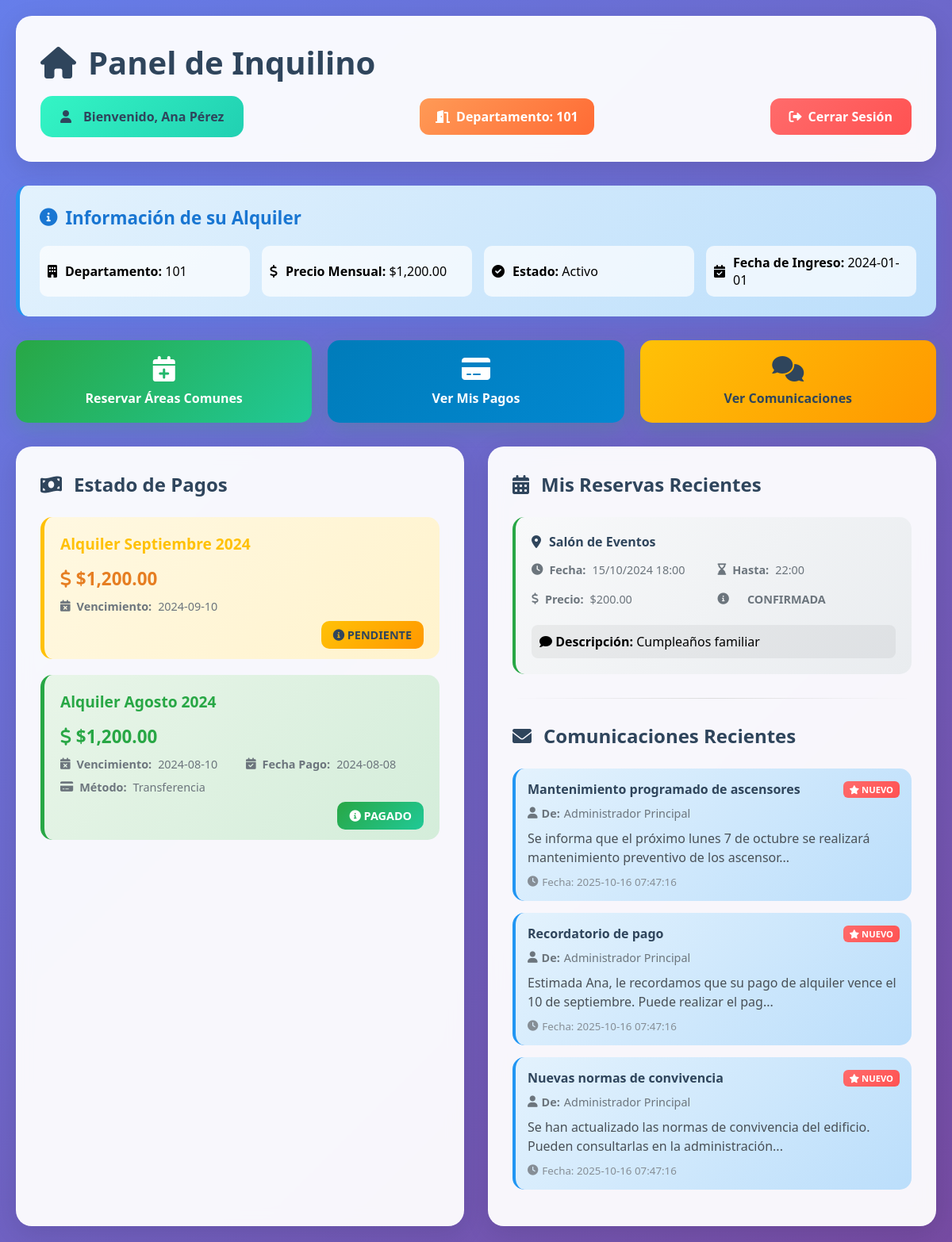
Page /views/inquilino/dashboard.php (signed in) on the committed database.
### tables this page shows
CREATE TABLE `inquilinos` (
  `id` bigint(20) UNSIGNED NOT NULL,
  `user_id` bigint(20) UNSIGNED NOT NULL,
  `dni` varchar(20) NOT NULL,
  `telefono` varchar(20) DEFAULT NULL,
  `direccion` text DEFAULT NULL,
  `fecha_ingreso` date DEFAULT NULL,
  `estado` enum('activo','inactivo') NOT NULL DEFAULT 'activo',
  `created_at` timestamp NULL DEFAULT NULL,
  `updated_at` timestamp NULL DEFAULT NULL
);

CREATE TABLE `alquileres` (
  `id` bigint(20) UNSIGNED NOT NULL,
  `inquilino_id` bigint(20) UNSIGNED NOT NULL,
  `numero_departamento` varchar(10) NOT NULL,
  `precio_mensual` decimal(10,2) NOT NULL,
  `fecha_inicio` date NOT NULL,
  `fecha_fin` date DEFAULT NULL,
  `deposito` decimal(10,2) DEFAULT NULL,
  `estado` enum('activo','finalizado','suspendido') NOT NULL DEFAULT 'activo',
  `observaciones` text DEFAULT NULL,
  `created_at` timestamp NULL DEFAULT NULL,
  `updated_at` timestamp NULL DEFAULT NULL
);

CREATE TABLE `pagos` (
  `id` bigint(20) UNSIGNED NOT NULL,
  `alquiler_id` bigint(20) UNSIGNED NOT NULL,
  `monto` decimal(10,2) NOT NULL,
  `fecha_vencimiento` date NOT NULL,
  `fecha_pago` date DEFAULT NULL,
  `metodo_pago` varchar(50) DEFAULT NULL,
  `estado` enum('pendiente','pagado','vencido') NOT NULL DEFAULT 'pendiente',
  `descripcion` text DEFAULT NULL,
  `recargo` decimal(8,2) DEFAULT 0.00,
  `created_at` timestamp NULL DEFAULT NULL,
  `updated_at` timestamp NULL DEFAULT NULL
);

CREATE TABLE `reservas` (
  `id` bigint(20) UNSIGNED NOT NULL,
  `inquilino_id` bigint(20) UNSIGNED NOT NULL,
  `area_comun_id` bigint(20) UNSIGNED NOT NULL,
  `fecha_inicio` datetime NOT NULL,
  `fecha_fin` datetime NOT NULL,
  `estado` enum('pendiente','confirmada','cancelada') NOT NULL DEFAULT 'pendiente',
  `descripcion` text DEFAULT NULL,
  `precio_total` decimal(8,2) DEFAULT NULL,
  `created_at` timestamp NULL DEFAULT NULL,
  `updated_at` timestamp NULL DEFAULT NULL
);

CREATE TABLE `areas_comunes` (
  `id` bigint(20) UNSIGNED NOT NULL,
  `nombre` varchar(100) NOT NULL,
  `descripcion` text DEFAULT NULL,
  `capacidad` int(11) DEFAULT NULL,
  `precio_hora` decimal(8,2) DEFAULT NULL,
  `estado` enum('disponible','mantenimiento','fuera_de_servicio') NOT NULL DEFAULT 'disponible',
  `horario_apertura` time DEFAULT NULL,
  `horario_cierre` time DEFAULT NULL,
  `created_at` timestamp NULL DEFAULT NULL,
  `updated_at` timestamp NULL DEFAULT NULL
);

CREATE TABLE `comunicacion` (
  `id` bigint(20) UNSIGNED NOT NULL,
  `remitente_id` bigint(20) UNSIGNED NOT NULL,
  `destinatario_id` bigint(20) UNSIGNED DEFAULT NULL,
  `asunto` varchar(200) NOT NULL,
  `mensaje` text NOT NULL,
  `tipo` enum('aviso_general','mensaje_personal','notificacion') NOT NULL DEFAULT 'mensaje_personal',
  `prioridad` enum('baja','media','alta') NOT NULL DEFAULT 'media',
  `leido` tinyint(1) NOT NULL DEFAULT 0,
  `created_at` timestamp NULL DEFAULT NULL,
  `updated_at` timestamp NULL DEFAULT NULL
);

CREATE TABLE `users` (
  `id` bigint(20) UNSIGNED NOT NULL,
  `name` varchar(255) NOT NULL,
  `email` varchar(255) NOT NULL,
  `email_verified_at` timestamp NULL DEFAULT NULL,
  `password` varchar(255) NOT NULL,
  `role` enum('admin','empleado','inquilino') NOT NULL DEFAULT 'inquilino',
  `remember_token` varchar(100) DEFAULT NULL,
  `created_at` timestamp NULL DEFAULT NULL,
  `updated_at` timestamp NULL DEFAULT NULL
);

### views/inquilino/dashboard.php (the view, shortened to what this page needs)
<?php
$database = new Database();
$db = $database->getConnection();
try {
    $query = "SELECT i.*, u.name, u.email, a.numero_departamento, a.precio_mensual, a.estado as estado_alquiler
              FROM inquilinos i
              JOIN users u ON i.user_id = u.id
              LEFT JOIN alquileres a ON i.id = a.inquilino_id AND a.estado = 'activo'
              WHERE i.user_id = :user_id";
    $stmt = $db->prepare($query);
    $stmt->bindParam(':user_id', $_SESSION['user_id']);
    $stmt->execute();
    $inquilino = $stmt->fetch(PDO::FETCH_ASSOC);
    if ($inquilino) {
        $query = "SELECT p.*
                  FROM pagos p
                  JOIN alquileres a ON p.alquiler_id = a.id
                  WHERE a.inquilino_id = :inquilino_id
                  ORDER BY p.fecha_vencimiento DESC LIMIT 5";
        $stmt = $db->prepare($query);
        $stmt->bindParam(':inquilino_id', $inquilino['id']);
        $stmt->execute();
        $pagos = $stmt->fetchAll(PDO::FETCH_ASSOC);
        $query = "SELECT r.*, ac.nombre as area_nombre
                  FROM reservas r
                  JOIN areas_comunes ac ON r.area_comun_id = ac.id
                  WHERE r.inquilino_id = :inquilino_id
                  ORDER BY r.fecha_inicio DESC LIMIT 5";
        $stmt = $db->prepare($query);
        $stmt->bindParam(':inquilino_id', $inquilino['id']);
        $stmt->execute();
        $reservas = $stmt->fetchAll(PDO::FETCH_ASSOC);
        $query = "SELECT c.*, u.name as remitente_nombre
                  FROM comunicacion c
                  JOIN users u ON c.remitente_id = u.id
                  WHERE (c.destinatario_id = :user_id OR c.destinatario_id IS NULL)
                  ORDER BY c.created_at DESC LIMIT 5";
        $stmt = $db->prepare($query);
        $stmt->bindParam(':user_id', $_SESSION['user_id']);
        $stmt->execute();
        $comunicaciones = $stmt->fetchAll(PDO::FETCH_ASSOC);
    }
} catch (PDOException $e) {
    $error = "Error al obtener información: " . $e->getMessage();
}
?>
<!DOCTYPE html>
<html lang="es">
<head>
    <link rel="stylesheet" href="https://cdnjs.cloudflare.com/ajax/libs/font-awesome/6.0.0/css/all.min.css">
</head>
<body>
    <div class="dashboard-container">
        <div class="header">
            <h1><i class="fas fa-home"></i>Panel de Inquilino</h1>
            <div class="welcome-info">
                <div class="user-info">
                    <i class="fas fa-user"></i>
                    Bienvenido, <?php echo $_SESSION['user_name']; ?>
                </div>
                <div class="apartment-badge">
                    <i class="fas fa-door-open"></i>
                    Departamento: <?php echo $inquilino['numero_departamento'] ?? 'Sin asignar'; ?>
                </div>
                <a href="../../logout.php" class="logout-btn">
                    <i class="fas fa-sign-out-alt"></i>
                    Cerrar Sesión
                </a>
            </div>
        </div>
        <?php if ($inquilino && $inquilino['numero_departamento']): ?>
            <div class="rental-info">
                <h3><i class="fas fa-info-circle"></i>Información de su Alquiler</h3>
                <div class="rental-details">
                    <div class="rental-detail">
                        <i class="fas fa-building"></i>
                        <div>
                            <strong>Departamento:</strong> <?php echo $inquilino['numero_departamento']; ?>
                        </div>
                    </div>
                    <div class="rental-detail">
                        <i class="fas fa-dollar-sign"></i>
                        <div>
                            <strong>Precio Mensual:</strong> $<?php echo number_format($inquilino['precio_mensual'], 2); ?>
                        </div>
                    </div>
                    <div class="rental-detail">
                        <i class="fas fa-check-circle"></i>
                        <div>
                            <strong>Estado:</strong> <?php echo ucfirst($inquilino['estado_alquiler']); ?>
                        </div>
                    </div>
                    <div class="rental-detail">
                        <i class="fas fa-calendar-check"></i>
                        <div>
                            <strong>Fecha de Ingreso:</strong> <?php echo $inquilino['fecha_ingreso']; ?>
                        </div>
                    </div>
                </div>
            </div>
        <?php endif; ?>
        <div class="quick-actions">
            <a href="reservas.php" class="action-btn">
                <i class="fas fa-calendar-plus"></i>
                <span>Reservar Áreas Comunes</span>
            </a>
            <a href="pagos.php" class="action-btn payments">
                <i class="fas fa-credit-card"></i>
                <span>Ver Mis Pagos</span>
            </a>
            <a href="comunicaciones.php" class="action-btn communications">
                <i class="fas fa-comments"></i>
                <span>Ver Comunicaciones</span>
            </a>
        </div>
        <div class="main-content">
            <div class="payments-section">
                <div class="section-header">
                    <i class="fas fa-money-bill-wave"></i>
                    Estado de Pagos
                </div>
                <?php if (!empty($pagos)): ?>
                    <?php foreach ($pagos as $pago): ?>
                        <div class="payment-card <?php echo $pago['estado']; ?>">
                            <div class="payment-title" style="color: <?php
                                echo $pago['estado'] == 'pagado' ? '#28a745' :
                                    ($pago['estado'] == 'vencido' ? '#dc3545' : '#ffc107');
                            ?>;">
                                <?php echo htmlspecialchars($pago['descripcion']); ?>
                            </div>
                            <div class="payment-amount" style="color: <?php
                                echo $pago['estado'] == 'pagado' ? '#28a745' :
                                    ($pago['estado'] == 'vencido' ? '#dc3545' : '#e67e22');
                            ?>;">
                                <i class="fas fa-dollar-sign"></i>
                                $<?php echo number_format($pago['monto'], 2); ?>
                            </div>
                            <div class="payment-meta">
                                <div class="meta-item">
                                    <i class="fas fa-calendar-times"></i>
                                    <strong>Vencimiento:</strong> <?php echo $pago['fecha_vencimiento']; ?>
                                </div>
                                <?php if ($pago['fecha_pago']): ?>
                                    <div class="meta-item">
                                        <i class="fas fa-calendar-check"></i>
                                        <strong>Fecha Pago:</strong> <?php echo $pago['fecha_pago']; ?>
                                    </div>
                                    <div class="meta-item">
                                        <i class="fas fa-credit-card"></i>
                                        <strong>Método:</strong> <?php echo $pago['metodo_pago']; ?>
                                    </div>
                                <?php endif; ?>
                            </div>
                            <div style="text-align: right;">
                                <span class="status-badge status-<?php echo $pago['estado']; ?>">
                                    <i class="fas fa-info-circle"></i>
                                    <?php echo ucfirst($pago['estado']); ?>
                                </span>
                            </div>
                        </div>
                    <?php endforeach; ?>
                <?php endif; ?>
            </div>
            <div class="activities-section">
                <div class="section-header">
                    <i class="fas fa-calendar-alt"></i>
                    Mis Reservas Recientes
                </div>
                <?php if (!empty($reservas)): ?>
                    <?php foreach ($reservas as $reserva): ?>
                        <div class="reservation-card <?php echo $reserva['estado']; ?>">
                            <h4 style="margin-bottom: 15px; color: #2F455C; display: flex; align-items: center; gap: 10px;">
                                <i class="fas fa-map-marker-alt"></i>
                                <?php echo htmlspecialchars($reserva['area_nombre']); ?>
                            </h4>
                            <div style="display: grid; grid-template-columns: 1fr 1fr; gap: 10px; margin-bottom: 15px;">
                                <div class="meta-item">
                                    <i class="fas fa-clock"></i>
                                    <strong>Fecha:</strong> <?php echo date('d/m/Y H:i', strtotime($reserva['fecha_inicio'])); ?>
                                </div>
                                <div class="meta-item">
                                    <i class="fas fa-hourglass-end"></i>
                                    <strong>Hasta:</strong> <?php echo date('H:i', strtotime($reserva['fecha_fin'])); ?>
                                </div>
                                <div class="meta-item">
                                    <i class="fas fa-dollar-sign"></i>
                                    <strong>Precio:</strong> $<?php echo number_format($reserva['precio_total'], 2); ?>
                                </div>
                                <div class="meta-item">
                                    <i class="fas fa-info-circle"></i>
                                    <span class="status-badge status-<?php echo $reserva['estado']; ?>">
                                        <?php echo ucfirst($reserva['estado']); ?>
                                    </span>
                                </div>
                            </div>
                            <?php if ($reserva['descripcion']): ?>
                                <div style="background: rgba(0,0,0,0.05); padding: 10px; border-radius: 8px;">
                                    <strong><i class="fas fa-comment"></i> Descripción:</strong>
                                    <?php echo htmlspecialchars($reserva['descripcion']); ?>
                                </div>
                            <?php endif; ?>
                        </div>
                    <?php endforeach; ?>
                <?php endif; ?>
                <hr style="margin: 30px 0; border: none; height: 1px; background: linear-gradient(to right, transparent, #ddd, transparent);">
                <div class="section-header">
                    <i class="fas fa-envelope"></i>
                    Comunicaciones Recientes
                </div>
                <?php if (!empty($comunicaciones)): ?>
                    <?php foreach (array_slice($comunicaciones, 0, 3) as $comunicacion): ?>
                        <div class="communication-card <?php echo !$comunicacion['leido'] ? 'unread' : ''; ?>">
                            <div class="comm-title" style="display: flex; justify-content: space-between; align-items: center;">
                                <span><?php echo htmlspecialchars($comunicacion['asunto']); ?></span>
                                <?php if (!$comunicacion['leido']): ?>
                                    <span class="new-badge">
                                        <i class="fas fa-star"></i> NUEVO
                                    </span>
                                <?php endif; ?>
                            </div>
                            <div style="display: flex; gap: 15px; margin-bottom: 10px; font-size: 0.9rem; color: #6c757d;">
                                <div style="display: flex; align-items: center; gap: 5px;">
                                    <i class="fas fa-user"></i>
                                    <strong>De:</strong> <?php echo htmlspecialchars($comunicacion['remitente_nombre']); ?>
                                </div>
                            </div>
                            <p style="color: #495057; line-height: 1.5; margin-bottom: 10px;">
                                <?php echo htmlspecialchars(substr($comunicacion['mensaje'], 0, 100)); ?><?php echo strlen($comunicacion['mensaje']) > 100 ? '...' : ''; ?>
                            </p>
                            <small style="color: #868e96; display: flex; align-items: center; gap: 5px;">
                                <i class="fas fa-clock"></i>
                                Fecha: <?php echo $comunicacion['created_at']; ?>
                            </small>
                        </div>
                    <?php endforeach; ?>
                <?php endif; ?>
            </div>
        </div>
    </div>
</body>
</html>

### rows in the picture
inquilinos: alquileres.numero_departamento "101", alquileres.precio_mensual "1,200.00", alquileres.estado "Activo", fecha_ingreso "2024-01-01"
pagos: descripcion "Alquiler Septiembre 2024", monto "1,200.00", fecha_vencimiento "2024-09-10", estado "PENDIENTE"
pagos: descripcion "Alquiler Agosto 2024", monto "1,200.00", fecha_vencimiento "2024-08-10", fecha_pago "2024-08-08", metodo_pago "Transferencia", estado "PAGADO"
reservas: area_comun.nombre "Salón de Eventos", fecha_inicio "15/10/2024 18:00", fecha_fin "22:00", precio_total "200.00", estado "CONFIRMADA", descripcion "Cumpleaños familiar"
comunicacion: asunto "Mantenimiento programado de ascensores", leido 0 (drawn), remitente.name "Administrador Principal", mensaje "Se informa que el próximo lunes 7 de octubre se realizará mantenimiento preventivo de los ascensor", created_at "2025-10-16 07:47:16"
comunicacion: asunto "Recordatorio de pago", leido 0 (drawn), remitente.name "Administrador Principal", mensaje "Estimada Ana, le recordamos que su pago de alquiler vence el 10 de septiembre. Puede realizar el pag", created_at "2025-10-16 07:47:16"
comunicacion: asunto "Nuevas normas de convivencia", leido 0 (drawn), remitente.name "Administrador Principal", mensaje "Se han actualizado las normas de convivencia del edificio. Pueden consultarlas en la administración", created_at "2025-10-16 07:47:16"

### other values in the picture
$_SESSION['user_name'] "Ana Pérez"
